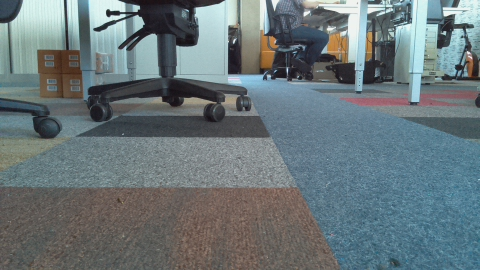
#> input picture DataAugmentation/dataset_1/img(06-04_14-56-04)_1.jpeg, 480 x 270 px
$ python augment.py --folder DataAugmentation/dataset_1
#> lines starting #> are read from the running program, lines starting #| are printed output that depends on the picture
import cv2
import csv,time
import numpy as np
import os
import shutil
import argparse


class AugmentDataset():

    def __init__(self,csv_path, chance = 1):
#> called with csv_path = 'data.csv', chance = 2
        self.csv_path = csv_path #Path to data.csv file that contains image names and steering angles
        self.images = []
        self.base_chance = chance

        #Make testdata folder
        testdir_name = 'test_dir'
        os.mkdir(testdir_name)

        with open(csv_path,"r") as csv_file:
#> (reads DataAugmentation/dataset_1/data.csv from the repository)
            reader = csv.reader(csv_file)
            writefile = open(testdir_name+"/data.csv",mode = "w", newline = '')
            writer = csv.writer(writefile)
            loadcount = 0
            for row in reader:# Load all source images and steering inputs into memory.

                if loadcount < 50: #Save the first images for testing the trained network on a continuous dataset
                    img = cv2.imread(row[0])
#> img is the input picture: shape (270, 480, 3); mean B, G, R 121.7, 117.9, 105.2
                    img_name = "img"+str(loadcount) + "steer" +str(row[2]) + ".jpeg"
                    writer.writerow([img_name,row[1],row[2]])
                    self.save_image(testdir_name+"/"+img_name, img)
                    loadcount+= 1

                    continue #Go to next for loop iteration (skips everything under this)
                else:
                    writefile.close()

                if row[1] == "0.0": #skip 0 throttle images
                    continue
                if row[2] == '0.0':
                    if np.random.randint(0, 2) == 0:#Remove a part of the 0 steer images
                        continue
                self.images.append([cv2.imread(row[0]), row[1], row[2]]) #images is a list of lists [[[cv2 img_matrix],throttle,steering],...]

        if self.images[0] == None:
            print("No images imported")

    # [60 lines left out: function run_augmentation, not called in this run]


    def save_image(self,name,image):
        #All images get saved by this method. We set size and colorspace here.
#> called with name = 'test_dir/img0steer0.jpeg'
        cropped_image = image[crop_top:270-crop_bot, 0:480] #imsize is 480x270, crop top and botton 70 pixels
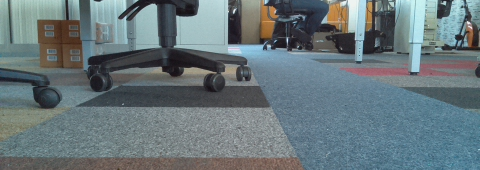
#> cropped_image: shape (170, 480, 3); mean B, G, R 122.8, 118.1, 103.8
        resized_image = cv2.resize(cropped_image,(200,66))
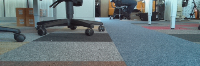
#> resized_image: shape (66, 200, 3); mean B, G, R 122.7, 118, 103.7
        out_image = cv2.cvtColor(resized_image, cv2.COLOR_RGB2HSV)
#> out_image: shape (66, 200, 3); mean H, S, V 40.4, 53.1, 126.9
        cv2.imwrite(name, out_image)


    #Augmentation functions: Take an image and output an augmented image
    # [38 lines left out: functions blur_image, augment_brightness_camera_images, add_random_shadow, not called in this run]

    def hflip(self,image):
        out_img = cv2.flip(image,1)
        return out_img


if __name__ == "__main__":

    parser = argparse.ArgumentParser(description='augment data') #Set commandline arguments for the script
    parser.add_argument('--folder', type=str,
                        help='folder with data to be augmented')
    parser.add_argument('--probability',type = int, default = 2,help = "augment chance = 1/x")
    parser.add_argument('--crop_top',type = int, default = 30,help = "crop top")
    parser.add_argument('--crop_bot',type = int, default = 70,help = "crop bottom ")

    args = parser.parse_args()
    folder = args.folder
    prob = args.probability
    crop_top = args.crop_top
    crop_bot = args.crop_bot
    os.chdir(folder)
#> (the run stopped early here; a loop or call above may not have finished)
